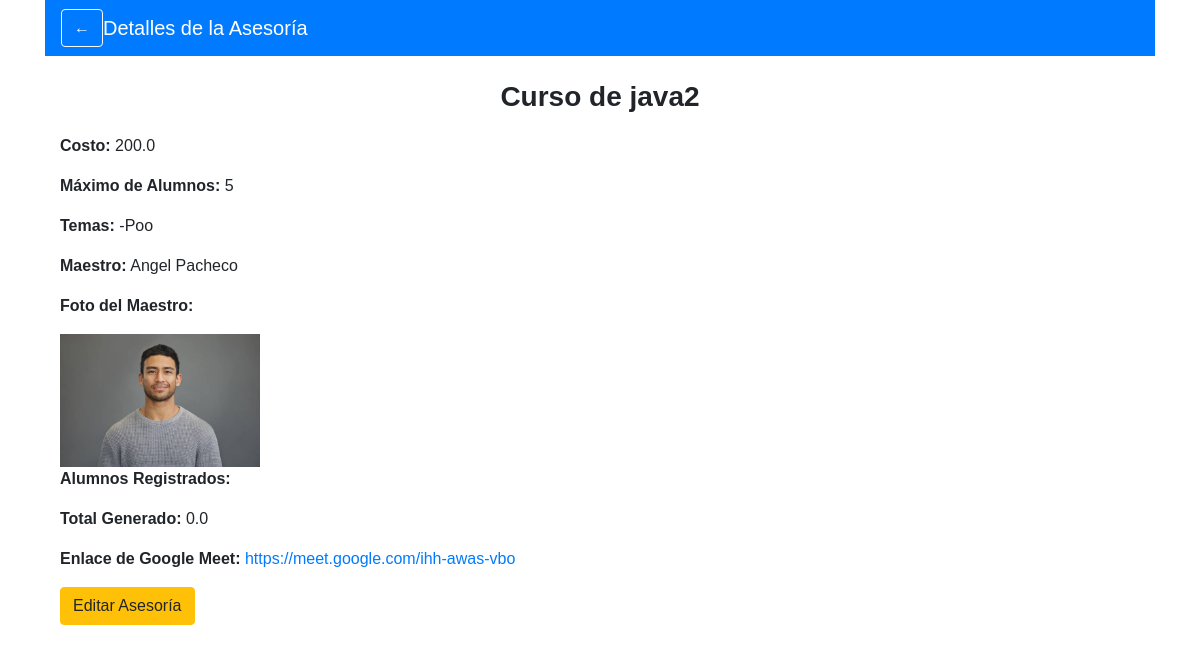
Before: /ver_detalle_asesoria_maestro/2 (signed in) with the older database file.
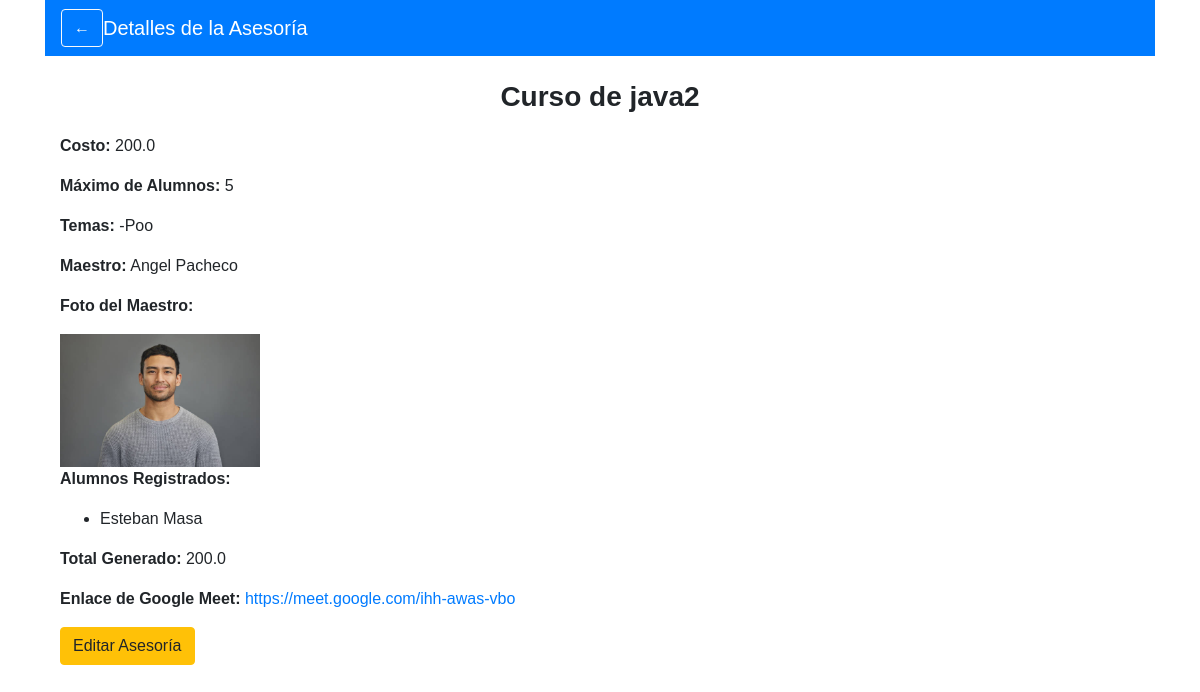
After: the same page with the newer database file.
### app.py (models this page shows)
class Asesoria(db.Model):
    id = db.Column(db.Integer, primary_key=True)
    descripcion = db.Column(db.String(200), nullable=False)
    costo = db.Column(db.Float, nullable=False)
    max_alumnos = db.Column(db.Integer, nullable=False)
    temas = db.Column(db.String(200), nullable=False)
    maestro_id = db.Column(db.Integer, db.ForeignKey('user.id'), nullable=False)
    alumnos = db.relationship('User', secondary=asesoria_alumno, back_populates='asesorias')
    total_pagado = db.Column(db.Float, default=0.0)
    meet_link = db.Column(db.String(200), nullable=True)  # Nueva columna

class User(UserMixin, db.Model):
    id = db.Column(db.Integer, primary_key=True)
    nombre = db.Column(db.String(100), nullable=False)
    email = db.Column(db.String(100), unique=True, nullable=False)
    password = db.Column(db.String(100), nullable=False)
    rol = db.Column(db.String(10), nullable=False)
    especializacion = db.Column(db.String(200), nullable=True)  # Nueva columna
    foto = db.Column(db.String(200), nullable=True)  # Nueva columna
    edad = db.Column(db.Integer, nullable=True)  # Nueva columna
    nivel = db.Column(db.String(50), nullable=True)  # Nueva columna
    asesorias = db.relationship('Asesoria', secondary=asesoria_alumno, back_populates='alumnos')

### app.py (the view)
@app.route('/ver_detalle_asesoria_maestro/<int:id>')
@login_required
def ver_detalle_asesoria_maestro(id):
    asesoria = Asesoria.query.get_or_404(id)
    maestro = User.query.get(asesoria.maestro_id)
    alumnos = asesoria.alumnos
    return render_template('ver_detalle_asesoria_maestro.html', asesoria=asesoria, maestro=maestro, alumnos=alumnos)

### app.py (called while the page is built)
@login_manager.user_loader
def load_user(user_id):
    return User.query.get(int(user_id))

### templates/ver_detalle_asesoria_maestro.html
{% extends 'base.html' %}
{% block content %}
<nav class="navbar navbar-expand-lg navbar-dark bg-primary">
    <button class="btn btn-outline-light" onclick="window.history.back();">←</button>
    <a class="navbar-brand" href="#">Detalles de la Asesoría</a>
</nav>
<div class="container mt-4">
    <h2 class="text-center">{{ asesoria.descripcion }}</h2>
    <p><strong>Costo:</strong> {{ asesoria.costo }}</p>
    <p><strong>Máximo de Alumnos:</strong> {{ asesoria.max_alumnos }}</p>
    <p><strong>Temas:</strong> {{ asesoria.temas }}</p>
    <p><strong>Maestro:</strong> {{ maestro.nombre }}</p>
    {% if maestro.foto %}
        <p><strong>Foto del Maestro:</strong></p>
        <img src="{{ url_for('static', filename='profile_pics/' ~ maestro.foto) }}" alt="Foto del Maestro" class="img-fluid" style="max-width: 200px;">
    {% endif %}
    <p><strong>Alumnos Registrados:</strong></p>
    <ul>
        {% for alumno in alumnos %}
            <li>{{ alumno.nombre }}</li>
        {% endfor %}
    </ul>
    <p><strong>Total Generado:</strong> {{ asesoria.total_pagado }}</p>
    <p><strong>Enlace de Google Meet:</strong> <a href="{{ asesoria.meet_link }}" target="_blank">{{ asesoria.meet_link }}</a></p>
    <a href="{{ url_for('editar_asesoria', id=asesoria.id) }}" class="btn btn-warning">Editar Asesoría</a>
</div>
{% endblock %}

### templates/base.html (shortened to what this page needs)
<!DOCTYPE html>
<html lang="es">
<head>
    <link rel="stylesheet" href="https://stackpath.bootstrapcdn.com/bootstrap/4.5.2/css/bootstrap.min.css">
    <link rel="stylesheet" href="{{ url_for('static', filename='style.css') }}">
    <link rel="stylesheet" href="https://cdnjs.cloudflare.com/ajax/libs/font-awesome/5.15.3/css/all.min.css">
</head>
<body>
    <div class="container">
        {% block content %}{% endblock %}
    </div>
</body>
</html>

### static/style.css (style rules this page uses)
body { margin: 0; padding: 0; height: 100vh; background: url('/static/Fondo1.jpeg') no-repeat center center fixed; background-size: cover; font-family: Arial, sans-serif; }
h2 { margin-bottom: 20px; font-size: 28px; font-weight: bold; }
button { background-color: white; color: #007BFF; border: none; padding: 12px; border-radius: 10px; cursor: pointer; font-weight: bold; }
.text-center { text-align: center; font-weight: bold; }

Changed rows visible on the page:
changed Asesoria "Curso de java2": total_pagado "0.0" → "200.0"
now on this page (row unchanged): User: nombre "Esteban Masa"
